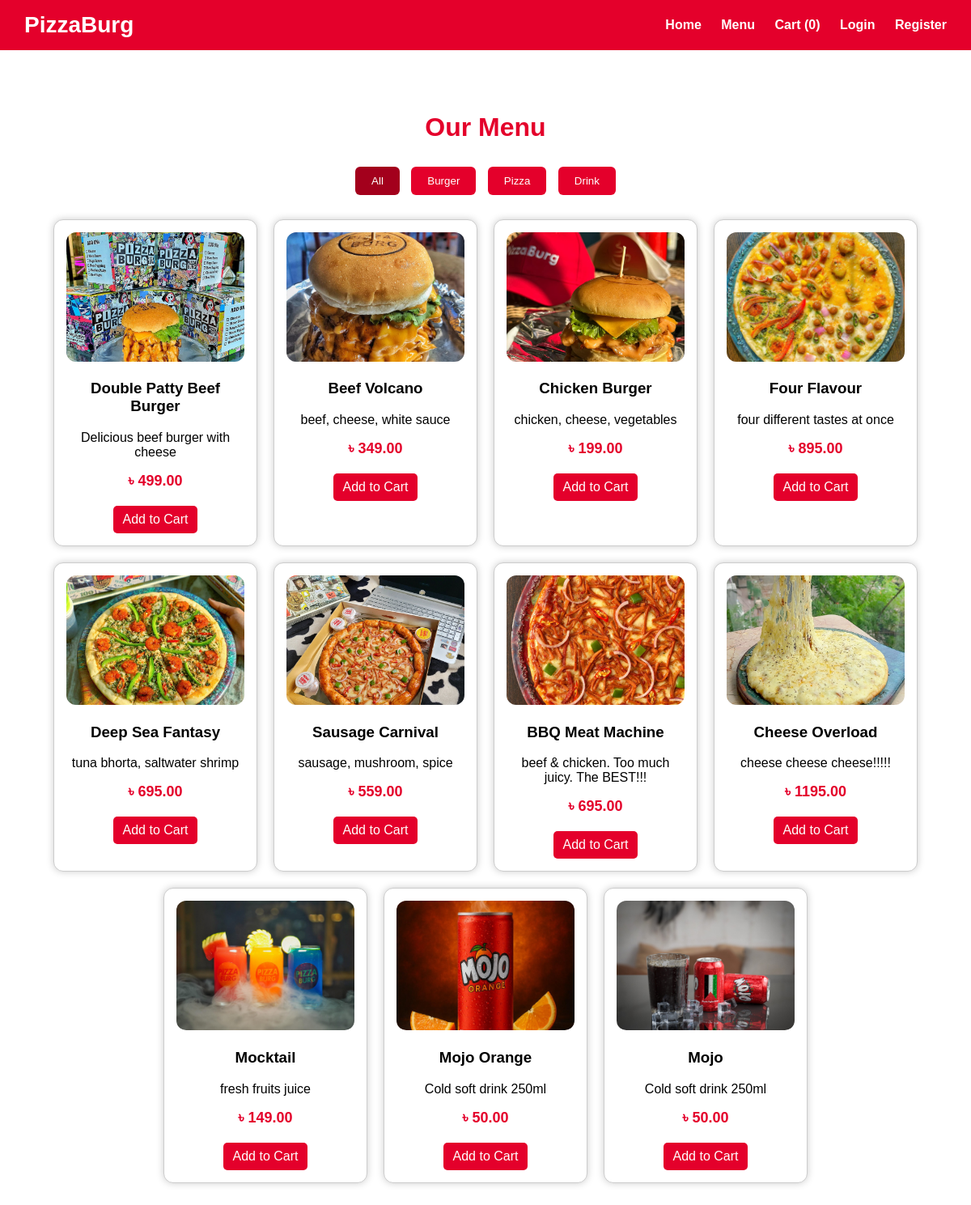
Page /menu.php on the committed database.
### tables this page shows
CREATE TABLE `menu` (
  `id` int(11) NOT NULL,
  `name` varchar(100) NOT NULL,
  `category` enum('burger','pizza','drink') NOT NULL,
  `description` text DEFAULT NULL,
  `price` decimal(10,2) NOT NULL,
  `image` varchar(255) DEFAULT NULL,
  `created_at` timestamp NOT NULL DEFAULT current_timestamp()
);

### menu.php (the view, shortened to what this page needs)
<?php
include("includes/config.php");
?>
<!DOCTYPE html>
<html>
<head>
</head>
<body>
<header>
  <h1>PizzaBurg</h1>
  <nav>
    <a href="index.php">Home</a>
    <a href="menu.php">Menu</a>
    <a href="cart.php">Cart (<?php echo isset($_SESSION['cart']) ? array_sum($_SESSION['cart']) : 0; ?>)</a>
    <?php if(isset($_SESSION['customer_id'])): ?>
      <a href="my_orders.php">My Orders</a>
      <a href="logout.php">Logout</a>
    <?php else: ?>
      <a href="login.php">Login</a>
      <a href="register.php">Register</a>
    <?php endif; ?>
  </nav>
</header>
<div class="section">
  <h2>Our Menu</h2>
  <div class="tabs">
    <button class="tab-btn active" onclick="filterMenu('all')">All</button>
    <button class="tab-btn" onclick="filterMenu('burger')">Burger</button>
    <button class="tab-btn" onclick="filterMenu('pizza')">Pizza</button>
    <button class="tab-btn" onclick="filterMenu('drink')">Drink</button>
  </div>
  <div class="menu-container" id="menuContainer">
    <?php
      $menu_items = mysqli_query($conn, "SELECT * FROM menu ORDER BY created_at DESC");
      while($row = mysqli_fetch_assoc($menu_items)){
        echo "<div class='card' data-category='{$row['category']}'>
                <img src='assets/images/{$row['image']}' alt='{$row['name']}'>
                <h3>{$row['name']}</h3>
                <p>{$row['description']}</p>
                <p class='price'>৳ {$row['price']}</p>
                <a href='menu.php?add={$row['id']}' class='btn'>Add to Cart</a>
              </div>";
      }
    ?>
  </div>
</div>
</body>
</html>

### menu.php (style rules this page uses)
body { margin:0;font-family:Arial,sans-serif;background:#fff; }
header { background:#e4002b;color:white;padding:15px 30px;display:flex;justify-content:space-between;align-items:center;position:sticky;top:0;z-index:100; }
header h1 { margin:0;font-size:28px; }
nav a { color:white;text-decoration:none;margin-left:20px;font-weight:bold;font-size:16px; }
.section { padding:50px 20px;text-align:center; }
.section h2 { color:#e4002b;margin-bottom:30px;font-size:32px; }
.tabs { margin-bottom:30px; }
.tabs button { padding:10px 20px;margin:0 5px;border:none;border-radius:6px;background:#e4002b;color:white;cursor:pointer;transition:0.3s; }
.tabs button:hover, .tabs button.active { background:#a3001c; }
.menu-container { display:flex;flex-wrap:wrap;gap:20px;justify-content:center; }
.card { border:1px solid #ccc;padding:15px;border-radius:12px;width:220px;text-align:center;background:white;transition:0.3s;box-shadow:0 0 10px #ccc; }
.card img { width:100%;border-radius:12px;height:160px;object-fit:cover; }
.price { color:#e4002b;font-weight:bold;margin:10px 0;font-size:18px; }
.btn { display:inline-block;margin-top:10px;background:#e4002b;color:white;padding:8px 12px;text-decoration:none;border-radius:5px;transition:0.3s; }

### rows in the picture
menu: image (picture), name "Double Patty Beef Burger", description "Delicious beef burger with cheese", price "499.00"
menu: image (picture), name "Beef Volcano", description "beef, cheese, white sauce", price "349.00"
menu: image (picture), name "Chicken Burger", description "chicken, cheese, vegetables", price "199.00"
menu: image (picture), name "Four Flavour", description "four different tastes at once", price "895.00"
menu: image (picture), name "Deep Sea Fantasy", description "tuna bhorta, saltwater shrimp", price "695.00"
menu: image (picture), name "Sausage Carnival", description "sausage, mushroom, spice", price "559.00"
menu: image (picture), name "BBQ Meat Machine", description "beef & chicken. Too much juicy. The BEST!!!", price "695.00"
menu: image (picture), name "Cheese Overload", description "cheese cheese cheese!!!!!", price "1195.00"
menu: image (picture), name "Mocktail", description "fresh fruits juice", price "149.00"
menu: image (picture), name "Mojo Orange", description "Cold soft drink 250ml", price "50.00"
menu: image (picture), name "Mojo", description "Cold soft drink 250ml", price "50.00"
